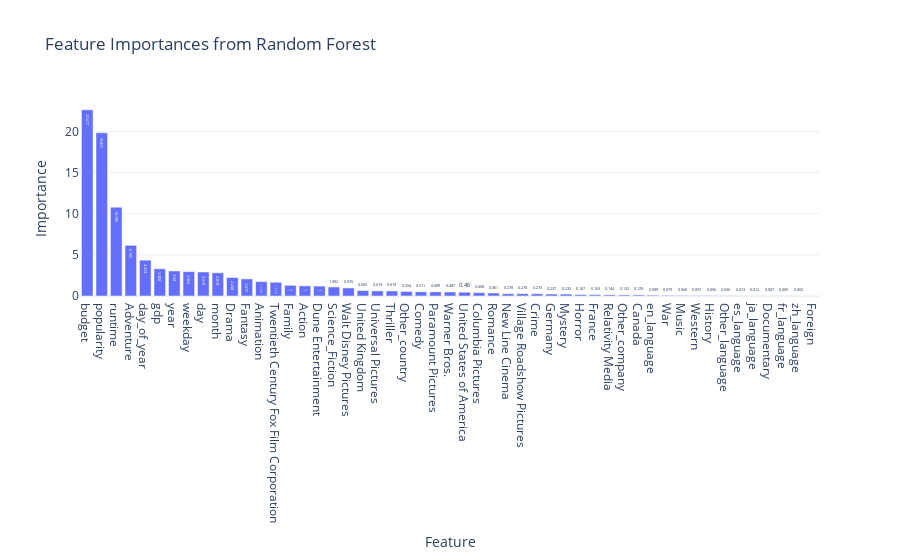

Notebook source saved alongside this figure:
### Code cell
# Extract feature importances
importances = rf_best.feature_importances_*100

# Create a DataFrame for easy visualization
importance_df = pd.DataFrame({
    'Feature': X_train.columns,
    'Importance': importances
}).sort_values(by='Importance', ascending=False)

# Plotly bar chart
fig = go.Figure(go.Bar(
    x=importance_df['Feature'],
    y=importance_df['Importance'],
    text=importance_df['Importance'].round(3),  # Show importance values on bars
    textposition='auto'  # Display text directly on top of bars
))

# Customize layout
fig.update_layout(
    title="Feature Importances from Random Forest",
    xaxis_title="Feature",
    yaxis_title="Importance",
    template="plotly_white",
)

# Show plot
fig.show()

### Figure 1 — Plotly figure (JSON) as saved in the notebook; plotly's stock layout.template omitted (floating-point values rounded to 4 significant figures)
{"data": [{"text": [22.62, 19.83, 10.79, 6.155, 4.353, 3.308, 3.04, 2.964, 2.919, 2.819, 2.248, 2.077, 1.743, 1.674, 1.297, 1.236, 1.204, 1.092, 0.976, 0.665, 0.619, 0.619, 0.554, 0.511, 0.499, 0.487, 0.46, 0.408, 0.361, 0.278, 0.278, 0.273, 0.237, 0.233, 0.167, 0.163, 0.144, 0.132, 0.129, 0.099, 0.079, 0.068, 0.057, 0.056, 0.036, 0.013, 0.012, 0.007, 0.005, 0.002, 0.001], "textposition": "auto", "type": "bar", "x": ["budget", "popularity", "runtime", "Adventure", "day_of_year", "gdp", "year", "weekday", "day", "month", "Drama", "Fantasy", "Animation", "Twentieth Century Fox Film Corporation", "Family", "Action", "Dune Entertainment", "Science_Fiction", "Walt Disney Pictures", "United Kingdom", "Universal Pictures", "Thriller", "Other_country", "Comedy", "Paramount Pictures", "Warner Bros.", "United States of America", "Columbia Pictures", "Romance", "New Line Cinema", "Village Roadshow Pictures", "Crime", "Germany", "Mystery", "Horror", "France", "Relativity Media", "Other_company", "Canada", "en_language", "War", "Music", "Western", "History", "Other_language", "es_language", "ja_language", "Documentary", "fr_language", "zh_language", "Foreign"], "y": [22.62, 19.83, 10.79, 6.155, 4.353, 3.308, 3.04, 2.964, 2.919, 2.819, 2.248, 2.077, 1.743, 1.674, 1.297, 1.236, 1.204, 1.092, 0.9763, 0.6651, 0.6189, 0.6186, 0.5536, 0.5108, 0.4992, 0.4874, 0.4597, 0.4085, 0.3607, 0.2784, 0.2784, 0.273, 0.2366, 0.2333, 0.1674, 0.1634, 0.1438, 0.1316, 0.1294, 0.09881, 0.07924, 0.06755, 0.05735, 0.05596, 0.03558, 0.01297, 0.01225, 0.006561, 0.004575, 0.002181, 0.0005413]}], "layout": {"title": {"text": "Feature Importances from Random Forest"}, "xaxis": {"title": {"text": "Feature"}}, "yaxis": {"title": {"text": "Importance"}}}}
